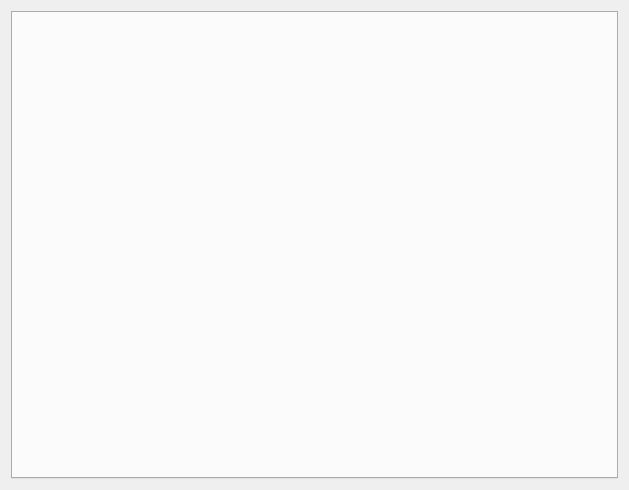
<?xml version="1.0" encoding="UTF-8"?>
<ui version="4.0">
 <class>BackupMonitor</class>
 <widget class="QWidget" name="BackupMonitor">
  <property name="geometry">
   <rect>
    <x>0</x>
    <y>0</y>
    <width>629</width>
    <height>490</height>
   </rect>
  </property>
  <property name="windowTitle">
   <string>Backup Monitor</string>
  </property>
  <property name="styleSheet">
   <string notr="true">QWidget#BackupMonitorssssssssssssssssssssssssssssssssssssssssss {
border: 2px solid;
}</string>
  </property>
  <layout class="QVBoxLayout" name="verticalLayout">
   <item>
    <widget class="QTabWidget" name="tabWidget">
     <property name="styleSheet">
      <string notr="true"/>
     </property>
    </widget>
   </item>
  </layout>
 </widget>
 <resources/>
 <connections/>
</ui>
